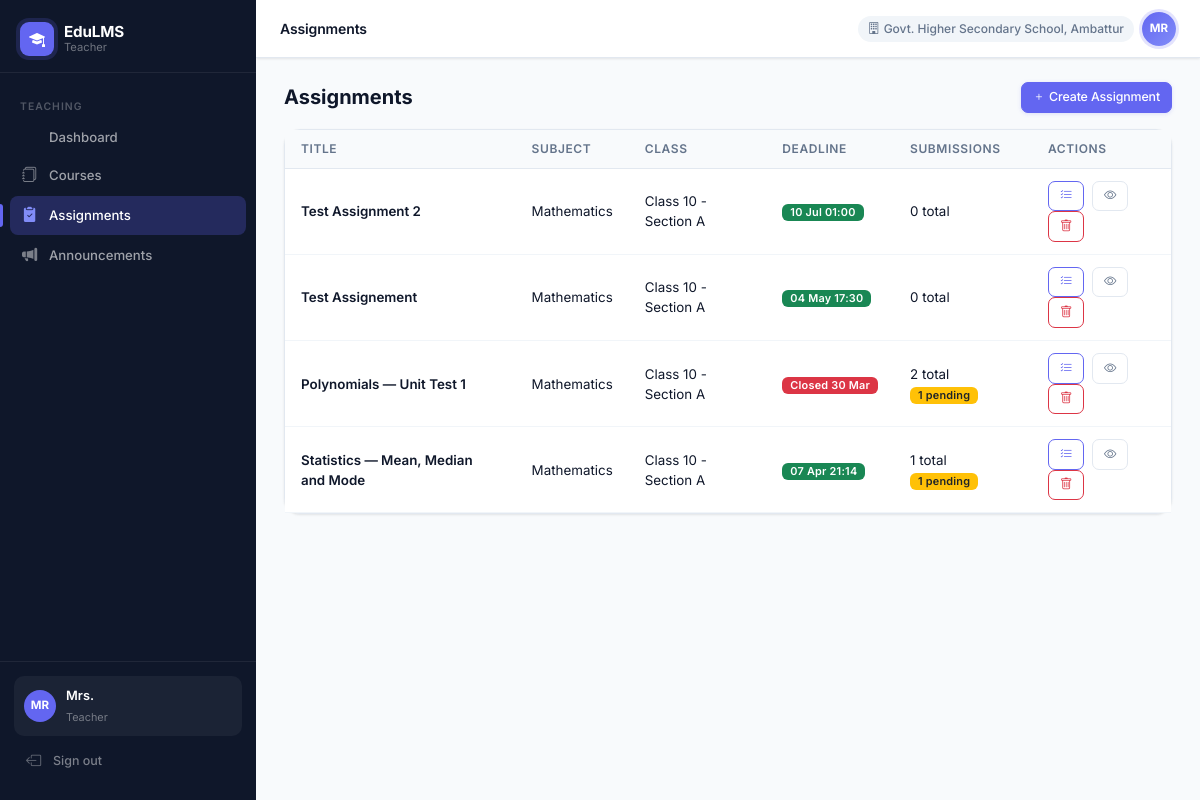
The app's page /teacher/assignments (signed in), older data.
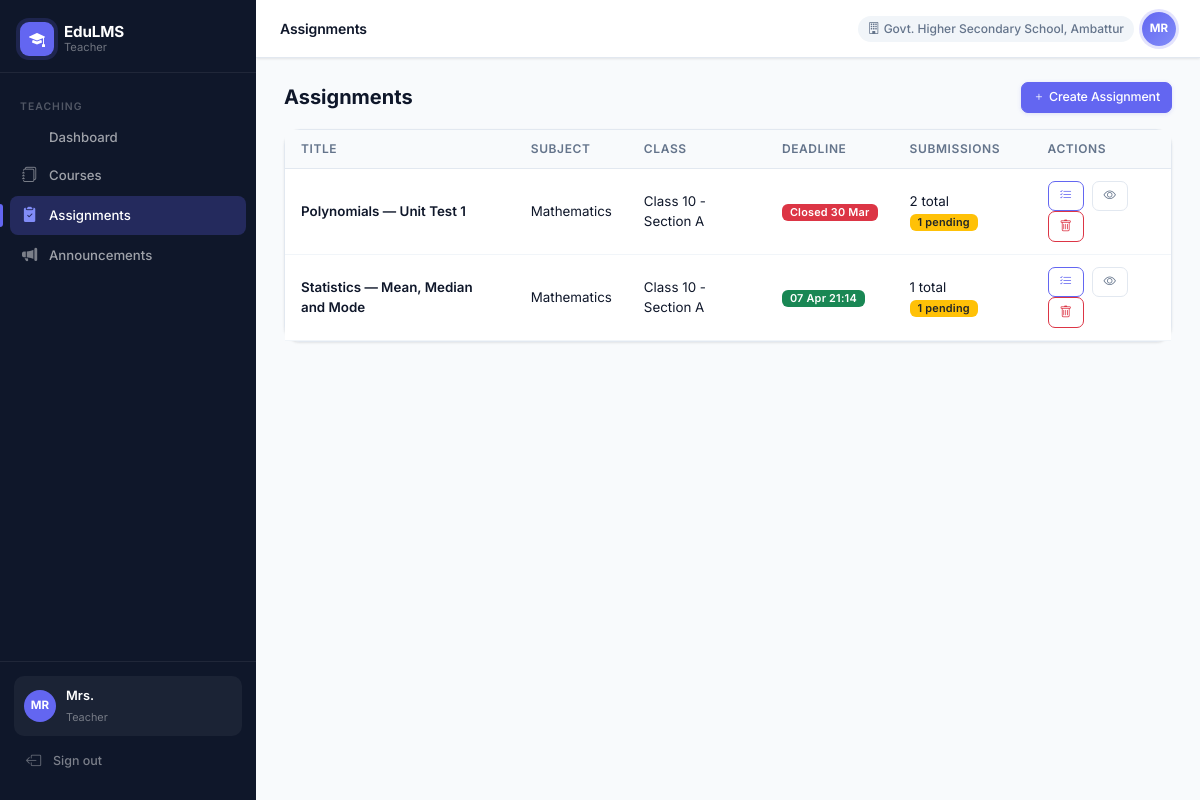
The same page, newer data.
### app/models/assignment.py (models this page shows)
class Assignment(db.Model):
    __tablename__ = 'assignments'
    id = db.Column(db.Integer, primary_key=True)
    subject_id = db.Column(db.Integer, db.ForeignKey('subjects.id'), nullable=False)
    class_id = db.Column(db.Integer, db.ForeignKey('classes.id'), nullable=False)
    teacher_id = db.Column(db.Integer, db.ForeignKey('users.id'), nullable=False)
    title = db.Column(db.String(200), nullable=False)
    instructions = db.Column(db.Text)
    deadline = db.Column(db.DateTime, nullable=False)
    max_attempts = db.Column(db.Integer, default=1)
    allow_retry = db.Column(db.Boolean, default=False)
    school_id = db.Column(db.Integer, db.ForeignKey('schools.id'))
    block_id = db.Column(db.Integer, db.ForeignKey('blocks.id'))
    district_id = db.Column(db.Integer, db.ForeignKey('districts.id'))
    is_active = db.Column(db.Boolean, default=True)
    created_at = db.Column(db.DateTime, default=datetime.utcnow)
    subject = db.relationship('Subject', backref='assignments')
    class_ref = db.relationship('Class', backref='assignments')
    teacher = db.relationship('User', backref='created_assignments')
    questions = db.relationship('Question', backref='assignment', lazy=True, order_by='Question.order')

### app/models/academic.py (models this page shows)
class Subject(db.Model):
    __tablename__ = 'subjects'
    id = db.Column(db.Integer, primary_key=True)
    name = db.Column(db.String(100), nullable=False)
    class_id = db.Column(db.Integer, db.ForeignKey('classes.id'), nullable=False)
    school_id = db.Column(db.Integer, db.ForeignKey('schools.id'), nullable=False)
    block_id = db.Column(db.Integer, db.ForeignKey('blocks.id'), nullable=False)
    district_id = db.Column(db.Integer, db.ForeignKey('districts.id'), nullable=False)
    is_active = db.Column(db.Boolean, default=True)
    modules = db.relationship('Module', backref='subject', lazy=True, order_by='Module.order')

class Class(db.Model):
    __tablename__ = 'classes'
    id = db.Column(db.Integer, primary_key=True)
    name = db.Column(db.String(100), nullable=False)
    academic_year = db.Column(db.String(20), nullable=False, default='2024-25')
    school_id = db.Column(db.Integer, db.ForeignKey('schools.id'), nullable=False)
    block_id = db.Column(db.Integer, db.ForeignKey('blocks.id'), nullable=False)
    district_id = db.Column(db.Integer, db.ForeignKey('districts.id'), nullable=False)
    is_active = db.Column(db.Boolean, default=True)
    school = db.relationship('School', backref='classes')
    subjects = db.relationship('Subject', backref='class_ref', lazy=True)

### app/routes/teacher.py (the view, shortened to what this page needs)
@teacher_bp.route('/assignments', methods=['GET', 'POST'])
@login_required
@require_role('teacher')
def assignments():
    ct = ClassTeacher.query.filter_by(teacher_id=current_user.id).all()
    subject_ids = list({x.subject_id for x in ct})
    class_ids = list({x.class_id for x in ct})
    subjects = Subject.query.filter(Subject.id.in_(subject_ids)).all()
    classes = Class.query.filter(Class.id.in_(class_ids)).all()
    assignments = Assignment.query.filter_by(teacher_id=current_user.id, is_active=True).order_by(Assignment.created_at.desc()).all()
    return render_template('teacher/assignments.html', assignments=assignments, subjects=subjects, classes=classes)

### app/models/user.py (called while the page is built)
@login_manager.user_loader
def load_user(user_id):
    return User.query.get(int(user_id))

### app/services/rbac.py (called while the page is built)
def require_role(*roles):
    def decorator(f):
        @wraps(f)
        def decorated_function(*args, **kwargs):
            if not current_user.is_authenticated:
                return redirect(url_for('auth.login'))
            if current_user.role not in roles:
                abort(403)
            return f(*args, **kwargs)
        return decorated_function
    return decorator

### app/templates/teacher/assignments.html (shortened to what this page needs)
{% extends "base.html" %}
{% block page_title %}Assignments{% endblock %}
{% block content %}
<div class="d-flex justify-content-between align-items-center mb-3">
    <h5 class="fw-bold mb-0">Assignments</h5>
    <button class="btn btn-primary btn-sm" data-bs-toggle="modal" data-bs-target="#createModal"><i class="bi bi-plus me-1"></i>Create Assignment</button>
</div>
<div class="card">
    <div class="card-body p-0">
        <table class="table table-hover mb-0">
            <thead class="table-light"><tr><th>Title</th><th>Subject</th><th>Class</th><th>Deadline</th><th>Submissions</th><th>Actions</th></tr></thead>
            <tbody>
            {% for a in assignments %}
            {% set now = now %}
            <tr>
                <td class="fw-semibold">{{ a.title }}</td>
                <td>{{ a.subject.name }}</td>
                <td>{{ a.class_ref.name }}</td>
                <td>
                    {% if a.deadline < now %}
                    <span class="badge bg-danger">Closed {{ a.deadline.strftime('%d %b') }}</span>
                    {% else %}
                    <span class="badge bg-success">{{ a.deadline.strftime('%d %b %H:%M') }}</span>
                    {% endif %}
                </td>
                <td>
                    {% set total = a.submissions|length %}
                    {% set pending = a.submissions|selectattr('status','eq','pending_review')|list|length %}
                    {{ total }} total{% if pending %} <span class="badge bg-warning text-dark">{{ pending }} pending</span>{% endif %}
                </td>
                <td>
                    <a href="{{ url_for('teacher.assignment_questions', id=a.id) }}" class="btn btn-sm btn-outline-primary me-1" title="Questions"><i class="bi bi-list-check"></i></a>
                    <a href="{{ url_for('teacher.assignment_submissions', id=a.id) }}" class="btn btn-sm btn-outline-secondary me-1" title="Submissions"><i class="bi bi-eye"></i></a>
                    <form method="POST" class="d-inline" onsubmit="return confirm('Delete this assignment? This cannot be undone.')">
                        <button class="btn btn-sm btn-outline-danger" title="Delete"><i class="bi bi-trash"></i></button>
                    </form>
                </td>
            </tr>
            {% else %}
            <tr><td colspan="6" class="text-center text-muted py-4">No assignments yet.</td></tr>
            {% endfor %}
            </tbody>
        </table>
    </div>
</div>
{% endblock %}

Row changes from the older to the newer data that the page shows:
no longer on this page (row edited): Assignment: title "Test Assignment 2", subject.name "Mathematics", class_ref.name "Class 10 - Section A", deadline "10 Jul 01:00", allow_retry "0"
no longer on this page (row edited): Assignment: title "Test Assignement", subject.name "Mathematics", class_ref.name "Class 10 - Section A", deadline "04 May 17:30", allow_retry "0"
